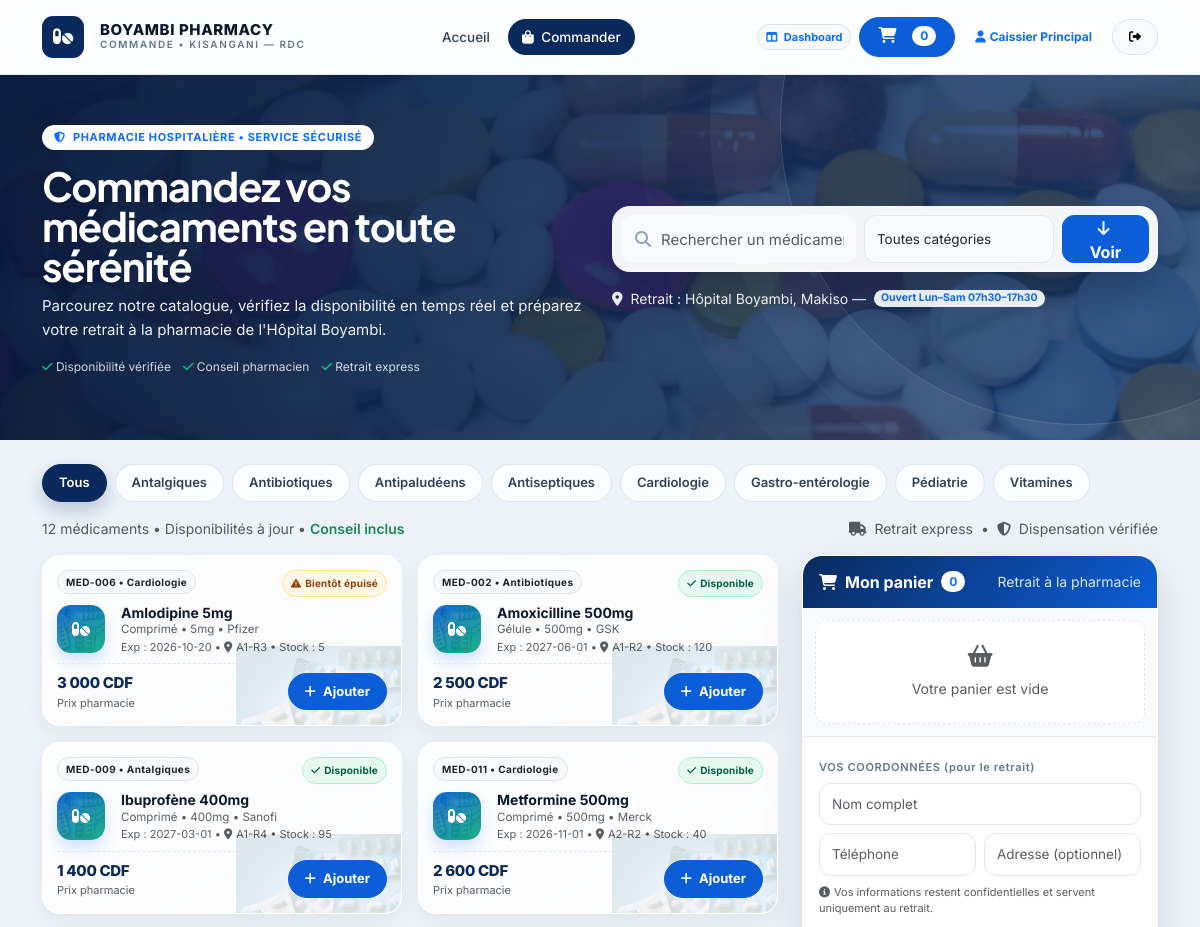
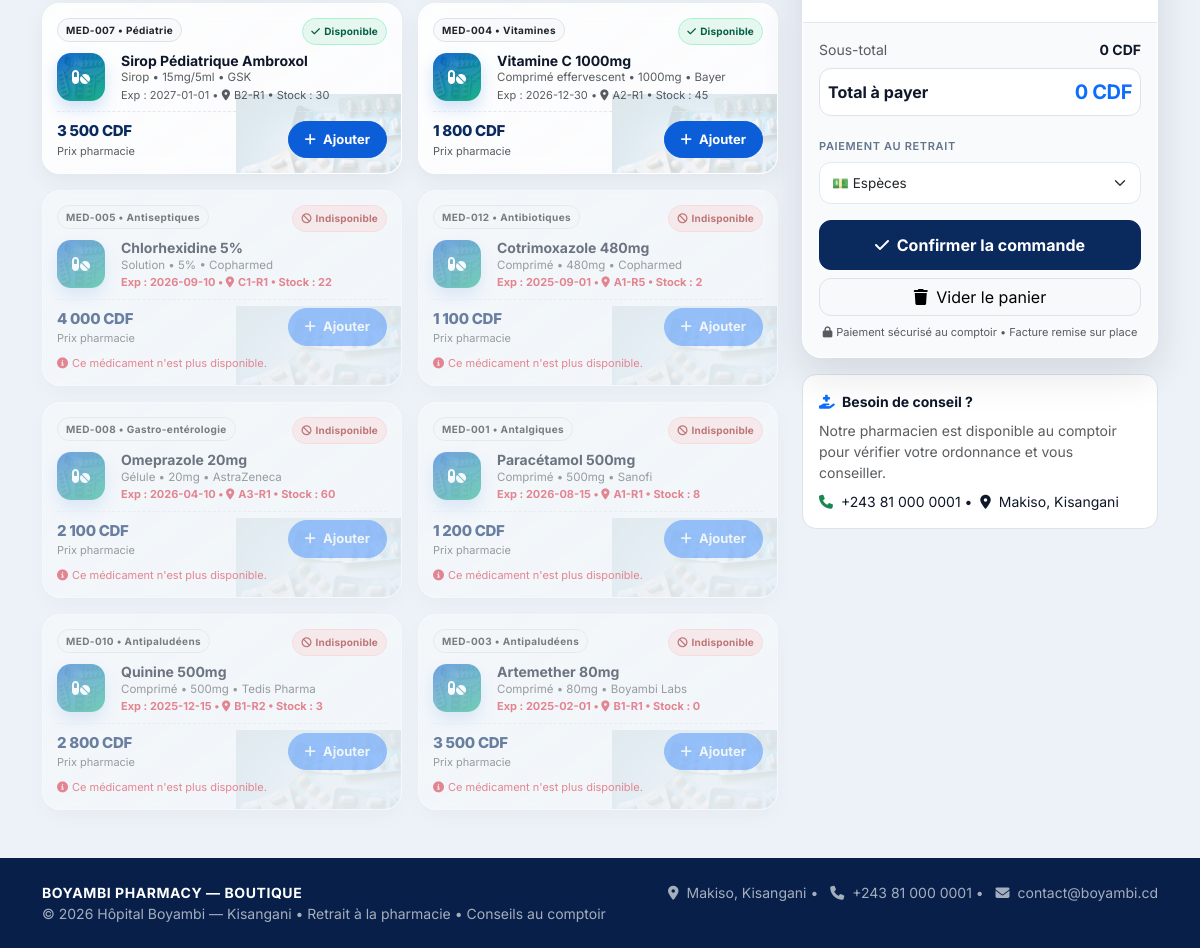
The app's page /commande.php (signed in) with its own data (2 pictures, top to bottom).
### tables this page shows
CREATE TABLE categories (
  id INT AUTO_INCREMENT PRIMARY KEY,
  name VARCHAR(100) NOT NULL UNIQUE,
  description VARCHAR(255) NULL,
  created_at TIMESTAMP DEFAULT CURRENT_TIMESTAMP
);

CREATE TABLE medicines (
  id INT AUTO_INCREMENT PRIMARY KEY,
  code VARCHAR(30) NOT NULL UNIQUE,
  name VARCHAR(150) NOT NULL,
  category_id INT NULL,
  description TEXT NULL,
  dosage VARCHAR(100) NULL,
  form VARCHAR(80) NULL,
  laboratory VARCHAR(120) NULL,
  purchase_price DECIMAL(12,2) NOT NULL DEFAULT 0,
  sale_price DECIMAL(12,2) NOT NULL DEFAULT 0,
  quantity INT NOT NULL DEFAULT 0,
  alert_threshold INT NOT NULL DEFAULT 10,
  manufacture_date DATE NULL,
  expiry_date DATE NULL,
  location VARCHAR(100) NULL,
  supplier_id INT NULL,
  status ENUM('available','low','out','expired','archived') DEFAULT 'available',
  created_at TIMESTAMP DEFAULT CURRENT_TIMESTAMP,
  updated_at TIMESTAMP DEFAULT CURRENT_TIMESTAMP ON UPDATE CURRENT_TIMESTAMP,
  FOREIGN KEY (category_id) REFERENCES categories(id) ON DELETE SET NULL,
  FOREIGN KEY (supplier_id) REFERENCES suppliers(id) ON DELETE SET NULL,
  INDEX idx_med_name (name),
  INDEX idx_med_code (code),
  INDEX idx_med_expiry (expiry_date),
  INDEX idx_med_qty (quantity)
);

### config/config.php (called while the page is built, shortened)
<?php
function e($str){ return htmlspecialchars($str ?? '', ENT_QUOTES, 'UTF-8'); }

### commande.php (the view, shortened to what this page needs)
<?php
require_once __DIR__.'/config/database.php';
$categories = $pdo->query("SELECT * FROM categories ORDER BY name")->fetchAll();
$medicines = $pdo->query("SELECT m.*, c.name as cat_name FROM medicines m LEFT JOIN categories c ON c.id=m.category_id WHERE m.status!='archived' ORDER BY m.quantity=0, m.expiry_date < CURDATE(), m.name")->fetchAll();
?>
<!doctype html>
<html lang="fr">
<head>
<link href="https://cdn.jsdelivr.net/npm/bootstrap@5.3.3/dist/css/bootstrap.min.css" rel="stylesheet">
<link href="https://cdnjs.cloudflare.com/ajax/libs/font-awesome/6.5.0/css/all.min.css" rel="stylesheet">
<link href="assets/css/style.css" rel="stylesheet">
</head>
<body>
<nav class="landing-nav">
  <div class="container d-flex align-items-center justify-content-between py-3">
    <a href="index.php" class="d-flex align-items-center gap-3 text-decoration-none">
      <div style="width:42px; height:42px; background:var(--blue-dark); color:#fff; border-radius:11px; display:grid; place-items:center; font-size:18px"><i class="fa-solid fa-pills"></i></div>
      <div>
        <div style="font-weight:800; letter-spacing:.04em; line-height:1; font-size:15px; color:var(--gray-900)">BOYAMBI PHARMACY</div>
        <div style="font-size:10px; letter-spacing:.16em; color:var(--gray-500); font-weight:600">COMMANDE • KISANGANI — RDC</div>
      </div>
    </a>
    <div class="d-none d-lg-flex align-items-center gap-1">
      <a href="index.php" class="nav-link">Accueil</a>
      <a href="commande.php" class="nav-link active"><i class="fa-solid fa-bag-shopping me-1"></i> Commander</a>
    </div>
    <div class="d-flex align-items-center gap-2">
      <a href="dashboard.php" class="btn btn-light border text-primary btn-sm fw-bold" style="border-radius:999px; font-size:11px"><i class="fa-solid fa-table-columns me-1"></i> Dashboard</a>
      <button class="btn btn-primary d-none d-lg-inline-flex position-relative" data-bs-toggle="offcanvas" data-bs-target="#cartOffcanvas" style="border-radius:999px; font-weight:700; padding:9px 18px">
        <i class="fa-solid fa-cart-shopping me-2"></i><span class="badge bg-white text-primary ms-2" style="border-radius:999px" id="cartBadgeDesktop">0</span>
      </button>
      <span class="badge bg-white text-primary" style="border-radius:999px; padding:7px 12px; font-size:12px"><i class="fa-solid fa-user me-1"></i><?= e($_SESSION['user']['name'] ?? '') ?></span>
      <a href="logout.php" class="btn btn-light border py-2 px-3" style="border-radius:999px; font-size:12px"><i class="fa-solid fa-right-from-bracket"></i></a>
    </div>
  </div>
</nav>
<section class="hero-boutique">
  <div class="container py-4 py-lg-5" style="position:relative; z-index:1">
    <div class="row align-items-center g-4">
      <div class="col-lg-6">
        <div class="badge bg-white text-primary mb-3" style="border-radius:999px; padding:7px 12px; font-size:11px; letter-spacing:.06em"><i class="fa-solid fa-shield-halved me-1"></i> PHARMACIE HOSPITALIÈRE • SERVICE SÉCURISÉ</div>
        <h1 class="fw-bold mb-2" style="font-family:'Plus Jakarta Sans',sans-serif; letter-spacing:-.03em; line-height:1; font-size:clamp(28px,4vw,40px)">Commandez vos<br>médicaments en toute<br>sérénité</h1>
        <p class="mb-3" style="opacity:.92; font-size:15px; line-height:1.6">Parcourez notre catalogue, vérifiez la disponibilité en temps réel et préparez votre retrait à la pharmacie de l'Hôpital Boyambi.</p>
        <div class="trust-badges mb-3">
          <span><i class="fa-solid fa-check"></i> Disponibilité vérifiée</span>
          <span><i class="fa-solid fa-check"></i> Conseil pharmacien</span>
          <span><i class="fa-solid fa-check"></i> Retrait express</span>
        </div>
      </div>
      <div class="col-lg-6">
        <div class="hero-search d-flex align-items-center gap-2">
          <div class="flex-fill position-relative">
            <i class="fa-solid fa-magnifying-glass" style="position:absolute; left:14px; top:50%; transform:translateY(-50%); color:#94a3b8"></i>
            <input id="searchMed" class="form-control" style="padding-left:40px; height:48px; border-radius:12px; background:#f8fafc" placeholder="Rechercher un médicament, un dosage, un laboratoire...">
          </div>
          <select id="filterCat" class="form-select d-none d-md-block" style="max-width:190px; height:48px; border-radius:12px; background:#f8fafc; border:1px solid #e2e8f0">
            <option value="">Toutes catégories</option>
          </select>
          <button class="btn btn-primary" style="height:48px; border-radius:12px; padding:0 20px; font-weight:700" onclick="document.getElementById('grid').scrollIntoView({behavior:'smooth'})"><i class="fa-solid fa-arrow-down me-1"></i> Voir</button>
        </div>
        <div class="d-flex gap-2 mt-3 align-items-center small" style="opacity:.9">
          <i class="fa-solid fa-location-dot"></i> Retrait : Hôpital Boyambi, Makiso — <span class="badge bg-white text-primary" style="border-radius:999px">Ouvert Lun–Sam 07h30–17h30</span>
        </div>
      </div>
    </div>
  </div>
</section>
<div class="container py-4">
  <div class="d-flex flex-wrap gap-2 mb-3" id="catPills">
    <button class="cat-pill active" data-cat="">Tous</button>
    <?php foreach($categories as $c): ?><button class="cat-pill" data-cat="<?= e($c['name']) ?>"><?= e($c['name']) ?></button><?php endforeach; ?>
  </div>
  <div class="d-flex justify-content-between align-items-center mb-3">
    <div class="small text-muted"><span id="countVisible"><?= count($medicines) ?></span> médicaments • Disponibilités à jour • <span class="text-success fw-semibold">Conseil inclus</span></div>
    <div class="d-none d-md-flex gap-2 small text-muted"><span><i class="fa-solid fa-truck me-1"></i> Retrait express</span><span>•</span><span><i class="fa-solid fa-shield-halved me-1"></i> Dispensation vérifiée</span></div>
  </div>
  <div class="row g-4">
    <div class="col-lg-8" id="grid">
      <div class="row g-3" id="medGrid">
        <?php foreach($medicines as $m):
          $isExpired = $m['expiry_date'] && $m['expiry_date'] < date('Y-m-d');
          $isOut = (int)$m['quantity']<=0;
          $isLow = !$isOut && !$isExpired && (int)$m['quantity'] <= (int)$m['alert_threshold'];
          $disabled = $isExpired || $isOut;
          if($isExpired) $badge='<span class="stock-badge" style="background:#fee2e2; color:#991b1b; border:1px solid #fecaca"><i class="fa-solid fa-ban me-1"></i>Indisponible</span>';
          elseif($isOut) $badge='<span class="stock-badge" style="background:#f1f5f9; color:#334155; border:1px solid #e2e8f0"><i class="fa-solid fa-box-open me-1"></i>Rupture</span>';
          elseif($isLow) $badge='<span class="stock-badge" style="background:#fff7e6; color:#92400e; border:1px solid #fde68a"><i class="fa-solid fa-triangle-exclamation me-1"></i>Bientôt épuisé</span>';
          else $badge='<span class="stock-badge" style="background:#e6f7ef; color:#065f46; border:1px solid #a7f3d0"><i class="fa-solid fa-check me-1"></i>Disponible</span>';
          $expText = $m['expiry_date'] ? e($m['expiry_date']) : '—';
          $expClass = $isExpired ? 'text-danger fw-bold' : ($m['expiry_date'] && $m['expiry_date'] < date('Y-m-d', strtotime('+30 days')) ? 'text-warning fw-semibold' : 'text-muted');
        ?>
        <div class="col-12 col-md-6 med-card" data-name="<?= e(strtolower($m['name'].' '.$m['code'].' '.$m['laboratory'].' '.$m['dosage'].' '.$m['form'])) ?>" data-cat="<?= e($m['cat_name'] ?? '') ?>">
          <div class="medicine-card <?= $disabled?'disabled':'' ?>" data-id="<?= $m['id'] ?>" data-name="<?= e($m['name']) ?>" data-price="<?= $m['sale_price'] ?>" data-qty="<?= $m['quantity'] ?>" data-expiry="<?= e($m['expiry_date']) ?>">
            <div class="d-flex justify-content-between align-items-start mb-2">
              <span class="badge bg-light border text-dark" style="font-size:10px; border-radius:999px; padding:6px 8px; letter-spacing:.04em"><?= e($m['code']) ?> • <?= e($m['cat_name'] ?? '—') ?></span>
              <?= $badge ?>
            </div>
            <div class="d-flex gap-3 mb-2">
              <div class="thumb"><i class="fa-solid fa-pills"></i></div>
              <div class="flex-fill">
                <div class="fw-bold" style="font-size:14px; line-height:1.2"><?= e($m['name']) ?></div>
                <div class="small text-muted" style="font-size:11.5px"><?= e($m['form'] ?? '—') ?> • <?= e($m['dosage'] ?? '—') ?> • <?= e($m['laboratory'] ?? '—') ?></div>
                <div class="small <?= $expClass ?>" style="font-size:11px">Exp : <?= $expText ?> • <i class="fa-solid fa-location-dot me-1"></i><?= e($m['location'] ?? '—') ?> • Stock : <?= (int)$m['quantity'] ?></div>
              </div>
            </div>
            <div class="mt-auto d-flex justify-content-between align-items-center pt-2" style="border-top:1px dashed #e2e8f0">
              <div>
                <div class="price" style="font-size:15px"><?= number_format((float)$m['sale_price'],0,',',' ') ?> CDF</div>
                <div class="small text-muted" style="font-size:11px">Prix pharmacie</div>
              </div>
              <button class="btn btn-primary" style="border-radius:999px; font-weight:700; padding:8px 16px; font-size:13px" <?= $disabled?'disabled':'' ?>>
                <i class="fa-solid fa-plus me-1"></i> Ajouter
              </button>
            </div>
            <?php if($isExpired): ?><div class="small text-danger mt-2" style="font-size:11px"><i class="fa-solid fa-circle-info me-1"></i>Ce médicament n'est plus disponible.</div><?php endif; ?>
          </div>
        </div>
        <?php endforeach; ?>
      </div>
    </div>
    <div class="col-lg-4 d-none d-lg-block">
      <div class="cart-panel" id="cartDesktopPanel">
        <div class="cart-head">
          <div class="d-flex gap-2 align-items-center"><i class="fa-solid fa-cart-shopping"></i><strong>Mon panier</strong><span class="badge bg-white text-primary" style="border-radius:999px" id="cartCountDesktop">0</span></div>
          <span class="small" style="opacity:.85">Retrait à la pharmacie</span>
        </div>
        <div class="cart-list" id="cartListDesktop">
        </div>
        <form method="post" id="saleFormDesktop">
          <div class="p-3" style="background:#fff; border-top:1px solid #e2e8f0">
            <label class="form-label small fw-semibold" style="font-size:11px; letter-spacing:.06em; color:var(--gray-500)">VOS COORDONNÉES (pour le retrait)</label>
            <input type="text" name="customer_name" class="form-control mb-2" style="border-radius:12px" placeholder="Nom complet">
            <div class="row g-2 mb-2">
              <div class="col-6"><input type="tel" name="customer_phone" class="form-control" style="border-radius:12px" placeholder="Téléphone"></div>
              <div class="col-6"><input type="text" name="customer_address" class="form-control" style="border-radius:12px" placeholder="Adresse (optionnel)"></div>
            </div>
            <div class="small text-muted mb-3" style="font-size:11px"><i class="fa-solid fa-circle-info me-1"></i>Vos informations restent confidentielles et servent uniquement au retrait.</div>
          </div>
          <div class="total-box">
            <div class="d-flex justify-content-between small mb-2"><span class="text-muted">Sous-total</span><strong id="subTotalDesktop">0 CDF</strong></div>
            <div class="d-flex justify-content-between align-items-center mb-3 p-2 bg-white border" style="border-radius:12px">
              <span class="fw-bold">Total à payer</span><strong class="text-primary" id="totalValDesktop" style="font-size:20px; letter-spacing:-.02em">0 CDF</strong>
            </div>
            <label class="form-label small fw-semibold" style="font-size:11px; letter-spacing:.06em; color:var(--gray-500)">PAIEMENT AU RETRAIT</label>
            <select name="payment_method" class="form-select mb-3" style="border-radius:12px"><option value="especes">💵 Espèces</option></select>
            <div class="d-grid gap-2">
              <button type="submit" class="btn btn-primary fw-bold" style="border-radius:12px; padding:12px; background:#0a2a5e; border-color:#0a2a5e"><i class="fa-solid fa-check me-1"></i> Confirmer la commande</button>
              <button type="button" class="btn btn-light border" style="border-radius:12px" onclick="clearCart()"><i class="fa-solid fa-trash me-1"></i> Vider le panier</button>
            </div>
            <div class="small text-muted text-center mt-2" style="font-size:11px"><i class="fa-solid fa-lock me-1"></i>Paiement sécurisé au comptoir • Facture remise sur place</div>
          </div>
        </form>
      </div>
      <div class="mt-3 p-3 bg-white border" style="border-radius:14px">
        <div class="small fw-bold mb-2"><i class="fa-solid fa-hand-holding-medical text-primary me-1"></i> Besoin de conseil ?</div>
        <div class="small text-muted">Notre pharmacien est disponible au comptoir pour vérifier votre ordonnance et vous conseiller.</div>
        <div class="small mt-2"><i class="fa-solid fa-phone text-success me-1"></i> +243 81 000 0001 • <i class="fa-solid fa-location-dot ms-1 me-1"></i> Makiso, Kisangani</div>
      </div>
    </div>
  </div>
</div>
<footer class="shop-footer py-4 mt-4">
  <div class="container d-flex flex-wrap justify-content-between gap-3 small">
    <div>
      <div class="fw-bold" style="letter-spacing:.04em">BOYAMBI PHARMACY — BOUTIQUE</div>
      <div class="text-muted">© <?= date('Y') ?> Hôpital Boyambi — Kisangani • Retrait à la pharmacie • Conseils au comptoir</div>
    </div>
    <div class="text-muted"><i class="fa-solid fa-location-dot me-1"></i> Makiso, Kisangani • <i class="fa-solid fa-phone ms-2 me-1"></i> +243 81 000 0001 • <i class="fa-solid fa-envelope ms-2 me-1"></i> contact@boyambi.cd</div>
  </div>
</footer>
</body>
</html>

### assets/css/style.css (style rules this page uses)
:root { --blue:#0b5ed7; --blue-dark:#0a2a5e; --blue-light:#e8f0fe; --blue-mid:#3b82f6; --green:#10b981; --green-light:#e6f7ef; --orange:#f59e0b; --orange-light:#fff7e6; --red:#ef4444; --red-light:#fee2e2; --gray-50:#f8fafc; --gray-100:#f1f5f9; --gray-200:#e2e8f0; --gray-300:#cbd5e1; --gray-500:#64748b; --gray-700:#334155; --gray-900:#0f172a; --radius:14px; --radius-sm:10px; --shadow:0 4px 24px rgba(15,23,42,.06); --shadow-lg:0 10px 40px rgba(15,23,42,.10); }
* { font-family:'Inter',system-ui,-apple-system,Segoe UI,Roboto,Helvetica,Arial,sans-serif }
body { background:var(--gray-50); color:var(--gray-900); }
a { text-decoration:none }
.btn-primary { background:var(--blue); border-color:var(--blue); border-radius:10px; font-weight:600; padding:9px 16px }
.form-control,.form-select { border-radius:10px; border:1px solid var(--gray-200); padding:10px 12px; font-size:13.5px }

### records on screen
categories: name "Antalgiques"
categories: name "Antibiotiques"
categories: name "Antipaludéens"
categories: name "Antiseptiques"
categories: name "Cardiologie"
categories: name "Gastro-entérologie"
categories: name "Pédiatrie"
categories: name "Vitamines"
medicines: code "MED-006", category.name "Cardiologie", alert_threshold "Bientôt épuisé", name "Amlodipine 5mg", form "Comprimé", dosage "5mg", laboratory "Pfizer", expiry_date "2026-10-20", location "A1-R3", quantity "5", sale_price "3 000"
medicines: code "MED-002", category.name "Antibiotiques", alert_threshold "Disponible", name "Amoxicilline 500mg", form "Gélule", dosage "500mg", laboratory "GSK", expiry_date "2027-06-01", location "A1-R2", quantity "120", sale_price "2 500"
medicines: code "MED-009", category.name "Antalgiques", alert_threshold "Disponible", name "Ibuprofène 400mg", form "Comprimé", dosage "400mg", laboratory "Sanofi", expiry_date "2027-03-01", location "A1-R4", quantity "95", sale_price "1 400"
medicines: code "MED-011", category.name "Cardiologie", alert_threshold "Disponible", name "Metformine 500mg", form "Comprimé", dosage "500mg", laboratory "Merck", expiry_date "2026-11-01", location "A2-R2", quantity "40", sale_price "2 600"
medicines: code "MED-007", category.name "Pédiatrie", alert_threshold "Disponible", name "Sirop Pédiatrique Ambroxol", form "Sirop", dosage "15mg/5ml", laboratory "GSK", expiry_date "2027-01-01", location "B2-R1", quantity "30", sale_price "3 500"
medicines: code "MED-004", category.name "Vitamines", alert_threshold "Disponible", name "Vitamine C 1000mg", form "Comprimé effervescent", dosage "1000mg", laboratory "Bayer", expiry_date "2026-12-30", location "A2-R1", quantity "45", sale_price "1 800"
medicines: code "MED-005", category.name "Antiseptiques", shows "Indisponible", name "Chlorhexidine 5%", form "Solution", dosage "5%", laboratory "Copharmed", expiry_date "2026-09-10", location "C1-R1", quantity "22", sale_price "4 000", shows "Ce médicament n'est plus disponible."
medicines: code "MED-012", category.name "Antibiotiques", shows "Indisponible", name "Cotrimoxazole 480mg", form "Comprimé", dosage "480mg", laboratory "Copharmed", expiry_date "2025-09-01", location "A1-R5", quantity "2", sale_price "1 100", shows "Ce médicament n'est plus disponible."
medicines: code "MED-008", category.name "Gastro-entérologie", shows "Indisponible", name "Omeprazole 20mg", form "Gélule", dosage "20mg", laboratory "AstraZeneca", expiry_date "2026-04-10", location "A3-R1", quantity "60", sale_price "2 100", shows "Ce médicament n'est plus disponible."
medicines: code "MED-001", category.name "Antalgiques", shows "Indisponible", name "Paracétamol 500mg", form "Comprimé", dosage "500mg", laboratory "Sanofi", expiry_date "2026-08-15", location "A1-R1", quantity "8", sale_price "1 200", shows "Ce médicament n'est plus disponible."
medicines: code "MED-010", category.name "Antipaludéens", shows "Indisponible", name "Quinine 500mg", form "Comprimé", dosage "500mg", laboratory "Tedis Pharma", expiry_date "2025-12-15", location "B1-R2", quantity "3", sale_price "2 800", shows "Ce médicament n'est plus disponible."
medicines: code "MED-003", category.name "Antipaludéens", shows "Indisponible", name "Artemether 80mg", form "Comprimé", dosage "80mg", laboratory "Boyambi Labs", expiry_date "2025-02-01", location "B1-R1", quantity "0", sale_price "3 500", shows "Ce médicament n'est plus disponible."

### other values on screen
$_SESSION['user']['name'] "Caissier Principal"
count($medicines) "12"
